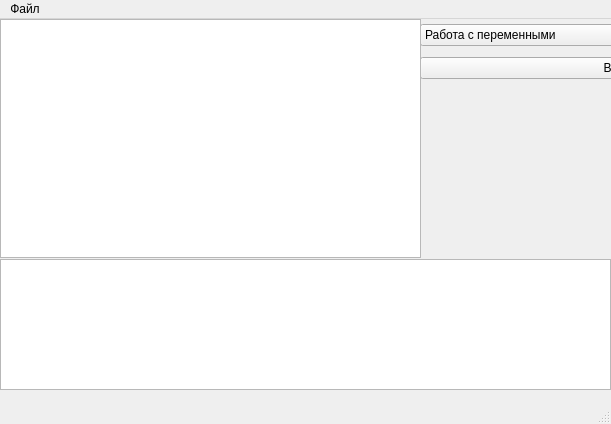
<?xml version="1.0" encoding="UTF-8"?>
<ui version="4.0">
 <class>MainWindow</class>
 <widget class="QMainWindow" name="MainWindow">
  <property name="geometry">
   <rect>
    <x>0</x>
    <y>0</y>
    <width>611</width>
    <height>424</height>
   </rect>
  </property>
  <property name="windowTitle">
   <string>MainWindow</string>
  </property>
  <widget class="QWidget" name="centralwidget">
   <widget class="QTextBrowser" name="textBrowser">
    <property name="geometry">
     <rect>
      <x>0</x>
      <y>240</y>
      <width>611</width>
      <height>131</height>
     </rect>
    </property>
   </widget>
   <widget class="QWidget" name="verticalLayoutWidget">
    <property name="geometry">
     <rect>
      <x>420</x>
      <y>0</y>
      <width>429</width>
      <height>66</height>
     </rect>
    </property>
    <layout class="QVBoxLayout" name="verticalLayout">
     <item>
      <widget class="QComboBox" name="comboBox">
       <item>
        <property name="text">
         <string>Работа с переменными</string>
        </property>
       </item>
       <item>
        <property name="text">
         <string>Классы, структуры, массивы</string>
        </property>
       </item>
       <item>
        <property name="text">
         <string>Прототипы функций</string>
        </property>
       </item>
       <item>
        <property name="text">
         <string>Изменения переменных или массивов и их координаты</string>
        </property>
       </item>
       <item>
        <property name="text">
         <string>Локальные переменные и их координаты</string>
        </property>
       </item>
       <item>
        <property name="text">
         <string>Количество перегруженных функций и их
координаты</string>
        </property>
       </item>
      </widget>
     </item>
     <item>
      <widget class="QPushButton" name="pushButton">
       <property name="text">
        <string>Выполнить</string>
       </property>
      </widget>
     </item>
    </layout>
   </widget>
   <widget class="QTextEdit" name="textEdit">
    <property name="geometry">
     <rect>
      <x>0</x>
      <y>0</y>
      <width>421</width>
      <height>239</height>
     </rect>
    </property>
   </widget>
  </widget>
  <widget class="QMenuBar" name="menubar">
   <property name="geometry">
    <rect>
     <x>0</x>
     <y>0</y>
     <width>611</width>
     <height>25</height>
    </rect>
   </property>
   <widget class="QMenu" name="menu">
    <property name="title">
     <string>Файл</string>
    </property>
    <addaction name="action"/>
   </widget>
   <addaction name="menu"/>
  </widget>
  <widget class="QStatusBar" name="statusbar"/>
  <action name="action">
   <property name="text">
    <string>Открыть</string>
   </property>
  </action>
 </widget>
 <resources/>
 <connections/>
</ui>
